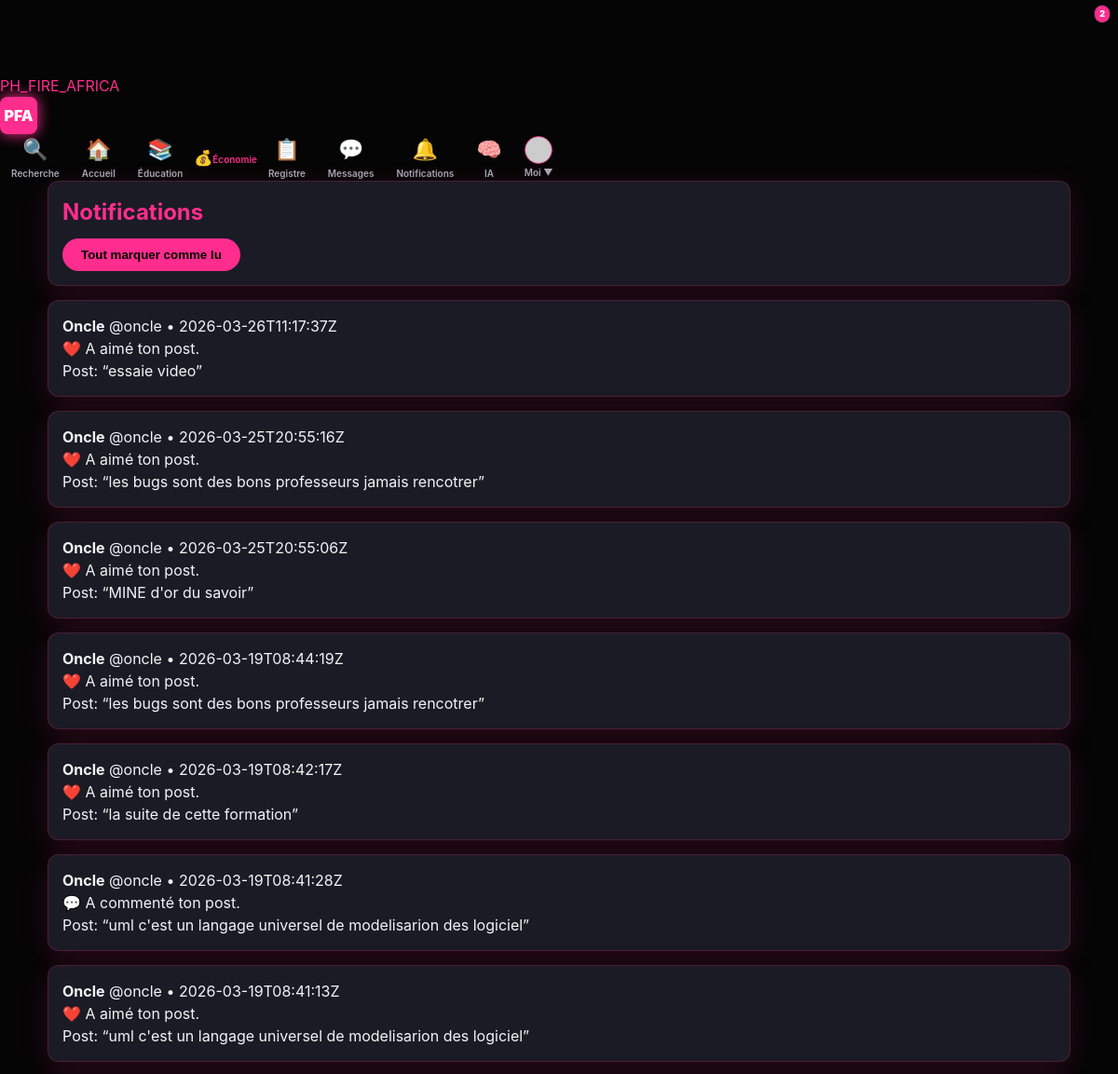
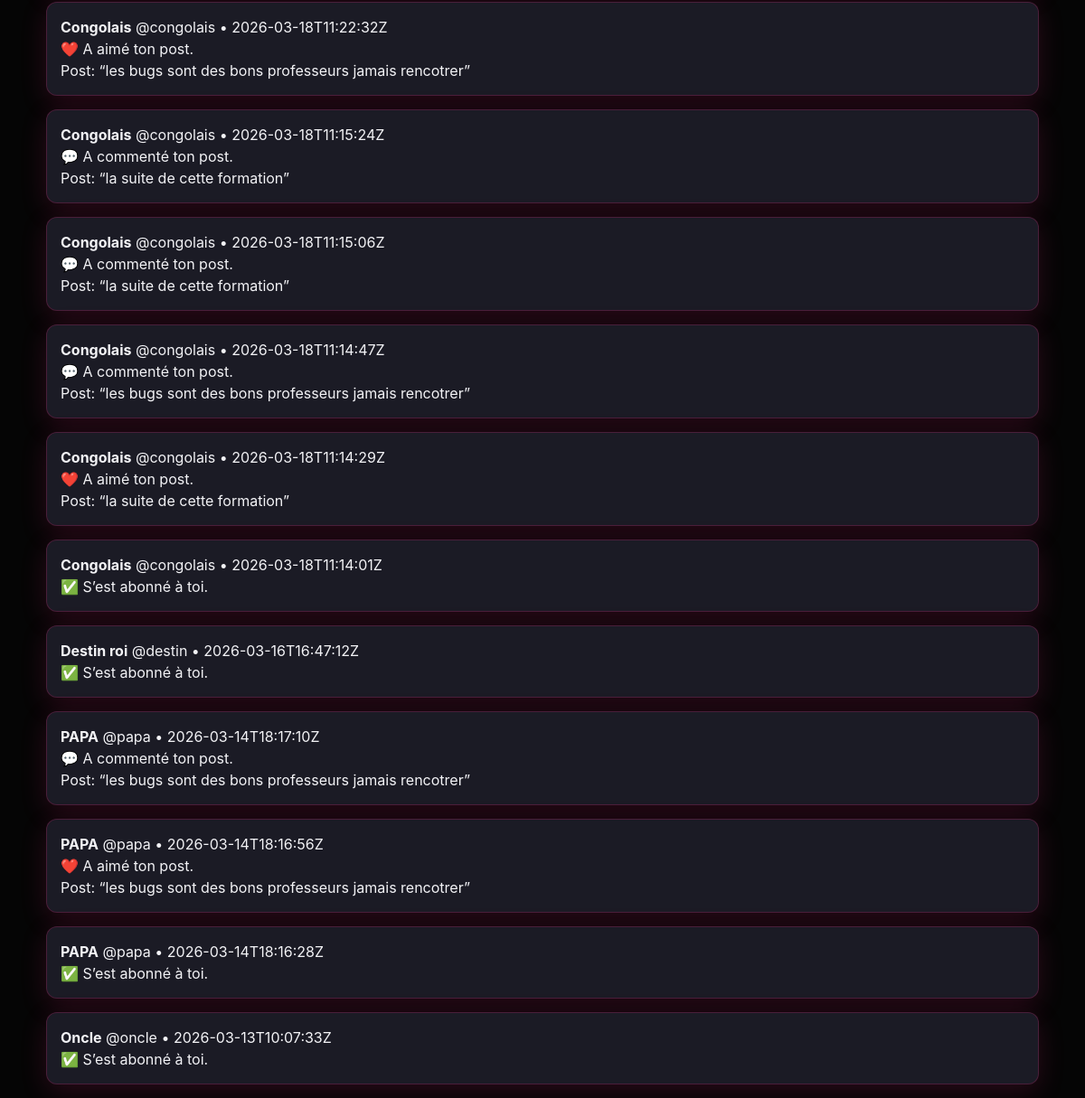
The page /notifications (signed in) on the database its author committed (2 pictures, top to bottom).
### tables this page shows
CREATE TABLE notifications (
  id INTEGER PRIMARY KEY AUTOINCREMENT,
  user_id INTEGER NOT NULL,
  actor_id INTEGER NOT NULL,
  ntype TEXT NOT NULL,
  post_id INTEGER,
  created_at TEXT NOT NULL,
  is_read INTEGER NOT NULL DEFAULT 0,
  FOREIGN KEY (user_id) REFERENCES users(id) ON DELETE CASCADE,
  FOREIGN KEY (actor_id) REFERENCES users(id) ON DELETE CASCADE,
  FOREIGN KEY (post_id) REFERENCES posts(id) ON DELETE CASCADE
);

CREATE TABLE users (
  id INTEGER PRIMARY KEY AUTOINCREMENT,
  username TEXT UNIQUE NOT NULL,
  identifier TEXT UNIQUE NOT NULL,
  display_name TEXT NOT NULL,
  bio TEXT DEFAULT '',
  password_hash TEXT NOT NULL,
  created_at TEXT NOT NULL
, profile_pic TEXT DEFAULT 'default_avatar.png', cover_pic TEXT DEFAULT 'default_cover.jpg', role TEXT DEFAULT 'apprenant', language TEXT DEFAULT 'fr', privacy_level TEXT DEFAULT 'public', video_pref TEXT DEFAULT 'data_saver');

CREATE TABLE posts (
  id INTEGER PRIMARY KEY AUTOINCREMENT,
  user_id INTEGER NOT NULL,
  content TEXT NOT NULL,
  image_filename TEXT,
  created_at TEXT NOT NULL,
  FOREIGN KEY (user_id) REFERENCES users(id) ON DELETE CASCADE
);

### app.py (the view)
    @app.get("/notifications")
    @login_required
    def notifications():
        me = current_user()
        rows = db_all(
            "SELECT n.*, a.username AS actor_username, a.display_name AS actor_display_name, "
            "p.content AS post_content "
            "FROM notifications n "
            "JOIN users a ON a.id=n.actor_id "
            "LEFT JOIN posts p ON p.id=n.post_id "
            "WHERE n.user_id=? ORDER BY n.created_at DESC LIMIT 100",
            (me["id"],),
        )
        return render_template("notifications.html", notifications=rows)

### templates/notifications.html (shortened to what this page needs)
{% extends "base.html" %}
{% set title = "Notifications" %}
{% block content %}
<div class="card notif-head">
  <h2>Notifications</h2>
  <form method="post" action="{{ url_for('notifications_read_all') }}">
    <button class="btn btn-ghost" type="submit">Tout marquer comme lu</button>
  </form>
</div>
{% for n in notifications %}
  <div class="card notif {% if n.is_read == 0 %}notif-unread{% endif %}">
    <div class="notif-line">
      <b>{{ n.actor_display_name }}</b>
      <span class="muted">@{{ n.actor_username }}</span>
      <span class="muted small">• {{ n.created_at }}</span>
    </div>
    {% if n.ntype == 'follow' %}
      <div>✅ S’est abonné à toi.</div>
    {% elif n.ntype == 'like' %}
      <div>❤️ A aimé ton post.</div>
    {% elif n.ntype == 'comment' %}
      <div>💬 A commenté ton post.</div>
    {% endif %}
    {% if n.post_id %}
      <div class="muted small">Post: “{{ (n.post_content or '')[:120] }}”</div>
    {% endif %}
  </div>
{% endfor %}
{% endblock %}

### static/style.css (style rules this page uses)
:root { --bg: #050505; --panel: #1b1b25; --panel-glass: rgba(27, 27, 37, 0.98); --accent: #ff2d8d; --accent-dark: #e2316c; --text-main: #f3f3f6; --muted: #a7a7b4; --border: rgba(255, 45, 141, 0.2); --radius: 12px; --shadow: 0 8px 30px rgba(255, 45, 141, 0.15); --nav-height: 65px; }
* { box-sizing: border-box; margin: 0; padding: 0; }
html, body { width: 100%; max-width: 100vw; overflow-x: hidden; background-color: var(--bg); color: var(--text-main); font-family: 'Inter', system-ui, sans-serif; line-height: 1.5; }
body { padding-top: calc(var(--nav-height) + 15px); }
h1, h2, h3, h4 { color: var(--accent); margin-bottom: 10px; }
.card { background: var(--panel); border: 1px solid var(--border); border-radius: var(--radius); padding: 15px; margin-bottom: 15px; box-shadow: var(--shadow); }
.btn { background: var(--accent); color: #000; padding: 10px 20px; border-radius: 30px; font-weight: 800; border: none; cursor: pointer; }

### rows shown on the page
notifications: actor_display_name "Oncle", actor_username "oncle", created_at "2026-03-26T11:17:37Z", ntype "❤️ A aimé ton post."
posts: content "essaie video"
notifications: actor_display_name "Oncle", actor_username "oncle", created_at "2026-03-25T20:55:16Z", ntype "❤️ A aimé ton post."
posts: content "les bugs sont des bons professeurs jamais rencotrer"
notifications: actor_display_name "Oncle", actor_username "oncle", created_at "2026-03-25T20:55:06Z", ntype "❤️ A aimé ton post."
posts: content "MINE d'or du savoir"
notifications: actor_display_name "Oncle", actor_username "oncle", created_at "2026-03-19T08:44:19Z", ntype "❤️ A aimé ton post."
notifications: actor_display_name "Oncle", actor_username "oncle", created_at "2026-03-19T08:42:17Z", ntype "❤️ A aimé ton post."
posts: content "la suite de cette formation"
notifications: actor_display_name "Oncle", actor_username "oncle", created_at "2026-03-19T08:41:28Z", ntype "💬 A commenté ton post."
posts: content "uml c'est un langage universel de modelisarion des logiciel"
notifications: actor_display_name "Oncle", actor_username "oncle", created_at "2026-03-19T08:41:13Z", ntype "❤️ A aimé ton post."
notifications: actor_display_name "Congolais", actor_username "congolais", created_at "2026-03-18T11:22:32Z", ntype "❤️ A aimé ton post."
notifications: actor_display_name "Congolais", actor_username "congolais", created_at "2026-03-18T11:15:24Z", ntype "💬 A commenté ton post."
notifications: actor_display_name "Congolais", actor_username "congolais", created_at "2026-03-18T11:15:06Z", ntype "💬 A commenté ton post."
notifications: actor_display_name "Congolais", actor_username "congolais", created_at "2026-03-18T11:14:47Z", ntype "💬 A commenté ton post."
notifications: actor_display_name "Congolais", actor_username "congolais", created_at "2026-03-18T11:14:29Z", ntype "❤️ A aimé ton post."
notifications: actor_display_name "Congolais", actor_username "congolais", created_at "2026-03-18T11:14:01Z", ntype "✅ S’est abonné à toi."
notifications: actor_display_name "Destin roi", actor_username "destin", created_at "2026-03-16T16:47:12Z", ntype "✅ S’est abonné à toi."
notifications: actor_display_name "PAPA", actor_username "papa", created_at "2026-03-14T18:17:10Z", ntype "💬 A commenté ton post."
notifications: actor_display_name "PAPA", actor_username "papa", created_at "2026-03-14T18:16:56Z", ntype "❤️ A aimé ton post."
notifications: actor_display_name "PAPA", actor_username "papa", created_at "2026-03-14T18:16:28Z", ntype "✅ S’est abonné à toi."
notifications: actor_display_name "Oncle", actor_username "oncle", created_at "2026-03-13T10:07:33Z", ntype "✅ S’est abonné à toi."

### other values the page prints
{{ unread_messages }} "2"
